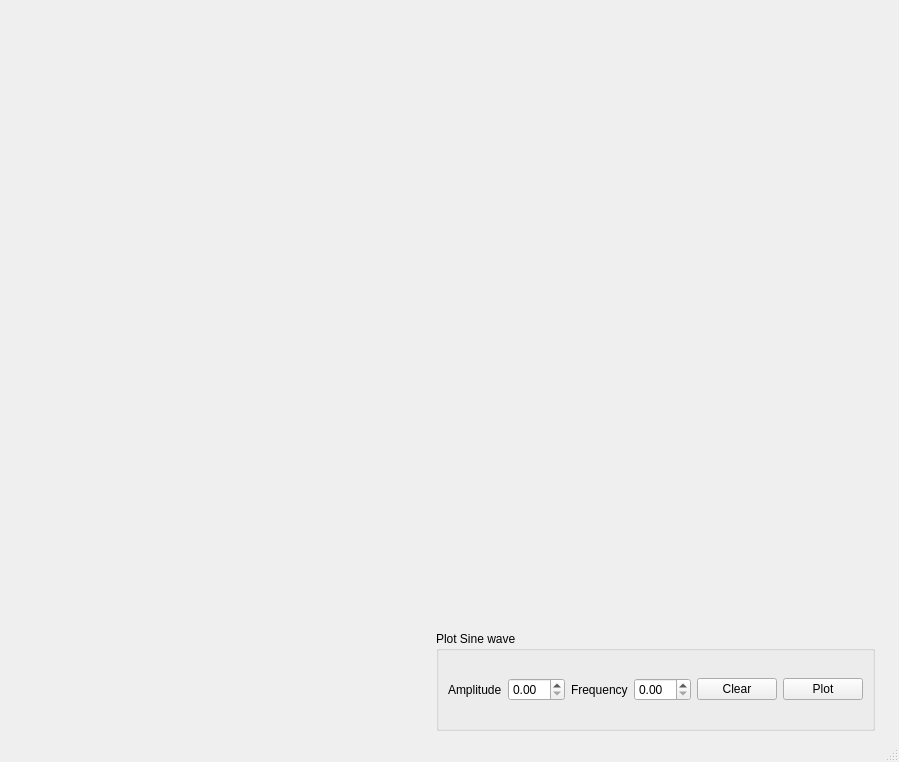
<?xml version="1.0" encoding="UTF-8"?>
<ui version="4.0">
 <class>MainWindow</class>
 <widget class="QMainWindow" name="MainWindow">
  <property name="geometry">
   <rect>
    <x>0</x>
    <y>0</y>
    <width>899</width>
    <height>762</height>
   </rect>
  </property>
  <property name="windowTitle">
   <string>MainWindow</string>
  </property>
  <widget class="QWidget" name="centralwidget">
   <layout class="QVBoxLayout" name="verticalLayout">
    <item>
     <widget class="QtMplWidget" name="mpl" native="true">
      <property name="minimumSize">
       <size>
        <width>400</width>
        <height>400</height>
       </size>
      </property>
     </widget>
    </item>
    <item>
     <layout class="QHBoxLayout" name="horizontalLayout_4">
      <property name="leftMargin">
       <number>15</number>
      </property>
      <property name="rightMargin">
       <number>15</number>
      </property>
      <item>
       <spacer name="horizontalSpacer">
        <property name="orientation">
         <enum>Qt::Horizontal</enum>
        </property>
        <property name="sizeHint" stdset="0">
         <size>
          <width>40</width>
          <height>20</height>
         </size>
        </property>
       </spacer>
      </item>
      <item>
       <widget class="QGroupBox" name="groupBox">
        <property name="maximumSize">
         <size>
          <width>16777215</width>
          <height>100</height>
         </size>
        </property>
        <property name="title">
         <string>Plot Sine wave</string>
        </property>
        <layout class="QHBoxLayout" name="horizontalLayout_3">
         <item>
          <layout class="QHBoxLayout" name="horizontalLayout">
           <item>
            <widget class="QLabel" name="label">
             <property name="text">
              <string>Amplitude</string>
             </property>
            </widget>
           </item>
           <item>
            <widget class="QDoubleSpinBox" name="sineAmplitudeSpinBox"/>
           </item>
          </layout>
         </item>
         <item>
          <layout class="QHBoxLayout" name="horizontalLayout_2">
           <item>
            <widget class="QLabel" name="label_2">
             <property name="text">
              <string>Frequency</string>
             </property>
            </widget>
           </item>
           <item>
            <widget class="QDoubleSpinBox" name="sineFrequencySpinBox"/>
           </item>
          </layout>
         </item>
         <item>
          <widget class="QPushButton" name="clearSineButton">
           <property name="text">
            <string>Clear</string>
           </property>
          </widget>
         </item>
         <item>
          <widget class="QPushButton" name="plotSineButton">
           <property name="text">
            <string>Plot</string>
           </property>
          </widget>
         </item>
        </layout>
       </widget>
      </item>
     </layout>
    </item>
   </layout>
  </widget>
  <widget class="QMenuBar" name="menubar">
   <property name="geometry">
    <rect>
     <x>0</x>
     <y>0</y>
     <width>899</width>
     <height>25</height>
    </rect>
   </property>
  </widget>
  <widget class="QStatusBar" name="statusbar"/>
 </widget>
 <customwidgets>
  <customwidget>
   <class>QtMplWidget</class>
   <extends>QWidget</extends>
   <header>widgets/mplwidget</header>
   <container>1</container>
  </customwidget>
 </customwidgets>
 <resources/>
 <connections/>
</ui>
